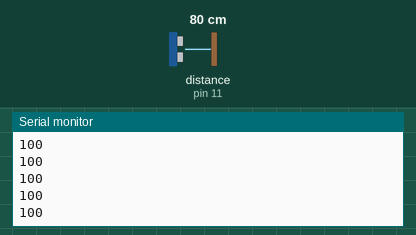
Simulated run of this sketch. Board: Arduino Uno, built with avr-gcc and run on an emulated ATmega328P. Parts: the last lines printed to the serial monitor. Wiring (inferred from the names in the program): ultrasonic range finder: trigger pin 13; echo pin 11. Inputs (shaded band) come from the test bench; at power-on: distance to the obstacle (sensor on pin 11) 80 cm. The echo pulse lasts 58.3 µs per cm.

Above: at 1.2 s.
1.3 s: distance to the obstacle (sensor on pin 11) set to 9 cm
At 1.37 s:
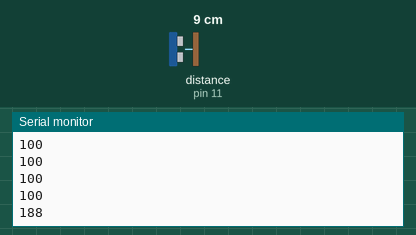
2.8 s: distance to the obstacle (sensor on pin 11) set to 18 cm
At 2.85 s:
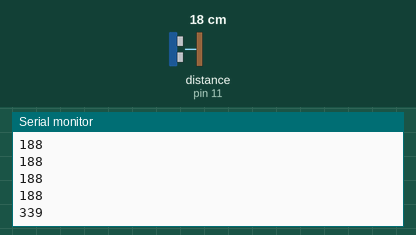
Timing chart, 0 to 5.8 s (numbered marks = the images above; inputs shaded):
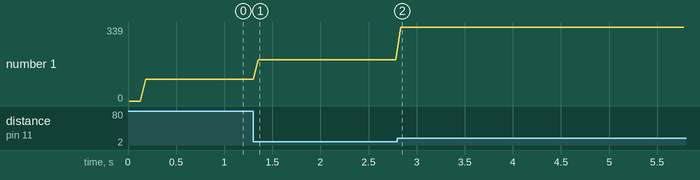

The sketch:

Usens_7.ino
```cpp
#define echoPin 11 // Echo Pin
#define trigPin 13 // Trigger Pin


char dataString[50] = {0};

int maximumRange = 500; // Maximum range needed
int minimumRange = 40; // Minimum range needed
long duration, distance, average; // Duration used to calculate distance
int freq = 0;
int old_freq = 0;
int good_freq = 0;
float alpha = 0.5;
long value;
int del = 0;
int f = 0;

int m_direction;
int old_m_direction;

int d_flag;
int old_d_flag;
int d_flag_change;
int timer;

int cntrl_pin = 2;
int cntrl_trigger = 0;

void setup() {
 Serial.begin (9600);
 pinMode(cntrl_pin, INPUT);
 pinMode(trigPin, OUTPUT);
 pinMode(echoPin, INPUT);

}

void loop() {
/* The following trigPin/echoPin cycle is used to determine the
 distance of the nearest object by bouncing soundwaves off of it. */
 //cntrl_trigger = digitalRead(cntrl_pin);
 //Serial.println(cntrl_trigger);
 //if (cntrl_trigger == LOW){
 digitalWrite(trigPin, LOW);
 delayMicroseconds(2);

 digitalWrite(trigPin, HIGH);
 delayMicroseconds(10);

 digitalWrite(trigPin, LOW);

 duration = pulseIn(echoPin, HIGH, 10000);

 //Calculate the distance (in cm) based on the speed of sound.
 distance = duration/5.82;


old_freq = freq;
freq = map(distance,40,500,110,880);


m_direction = freq - old_freq;
m_direction = abs(m_direction);


if (m_direction > 60){
  return;
}

 if (distance >= maximumRange || distance <= minimumRange){
f += 1;
freq = good_freq;
}


else if (distance < maximumRange and distance > minimumRange){
f = 0;
}

if (f > 3){
  freq = 100;
}


sprintf(dataString, "%02X", freq);
Serial.println(freq);
good_freq = freq;

 delay(48);
}
```

Measured:
- after the input at 1.3 s, the serial monitor: prints a new line after 0.05 s (image 1)
- after the input at 2.8 s, the serial monitor: prints a new line at once (image 2)
- plotted number 1: 100 → 188 after the input at 1.3 s, 188 → 339 after the input at 2.8 s
